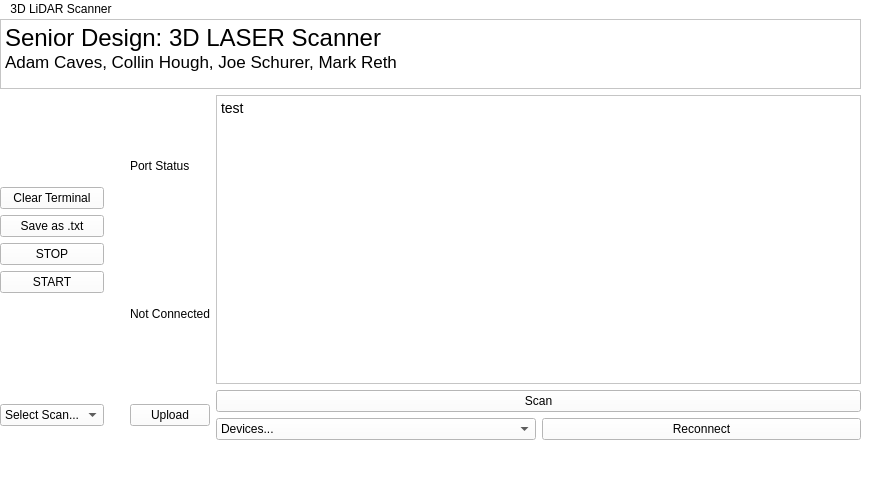
<?xml version="1.0" encoding="UTF-8"?>
<ui version="4.0">
 <class>MainWindow</class>
 <widget class="QMainWindow" name="MainWindow">
  <property name="geometry">
   <rect>
    <x>0</x>
    <y>0</y>
    <width>875</width>
    <height>477</height>
   </rect>
  </property>
  <property name="sizePolicy">
   <sizepolicy hsizetype="Preferred" vsizetype="Minimum">
    <horstretch>0</horstretch>
    <verstretch>0</verstretch>
   </sizepolicy>
  </property>
  <property name="windowTitle">
   <string>MainWindow</string>
  </property>
  <property name="styleSheet">
   <string notr="true">background-color:rgb(255, 255, 255)</string>
  </property>
  <widget class="QWidget" name="centralwidget">
   <widget class="QWidget" name="verticalLayoutWidget_3">
    <property name="geometry">
     <rect>
      <x>0</x>
      <y>0</y>
      <width>861</width>
      <height>421</height>
     </rect>
    </property>
    <layout class="QVBoxLayout" name="verticalLayout_4">
     <item>
      <widget class="QTextEdit" name="textEdit_2">
       <property name="sizePolicy">
        <sizepolicy hsizetype="Expanding" vsizetype="Fixed">
         <horstretch>0</horstretch>
         <verstretch>0</verstretch>
        </sizepolicy>
       </property>
       <property name="verticalScrollBarPolicy">
        <enum>Qt::ScrollBarAlwaysOff</enum>
       </property>
       <property name="horizontalScrollBarPolicy">
        <enum>Qt::ScrollBarAlwaysOff</enum>
       </property>
       <property name="sizeAdjustPolicy">
        <enum>QAbstractScrollArea::AdjustToContents</enum>
       </property>
       <property name="readOnly">
        <bool>true</bool>
       </property>
       <property name="html">
        <string>&lt;!DOCTYPE HTML PUBLIC &quot;-//W3C//DTD HTML 4.0//EN&quot; &quot;http://www.w3.org/TR/REC-html40/strict.dtd&quot;&gt;
&lt;html&gt;&lt;head&gt;&lt;meta name=&quot;qrichtext&quot; content=&quot;1&quot; /&gt;&lt;meta charset=&quot;utf-8&quot; /&gt;&lt;style type=&quot;text/css&quot;&gt;
p, li { white-space: pre-wrap; }
hr { height: 1px; border-width: 0; }
&lt;/style&gt;&lt;/head&gt;&lt;body style=&quot; font-family:'Ubuntu'; font-size:11pt; font-weight:400; font-style:normal;&quot;&gt;
&lt;p style=&quot; margin-top:0px; margin-bottom:0px; margin-left:0px; margin-right:0px; -qt-block-indent:0; text-indent:0px;&quot;&gt;&lt;span style=&quot; font-family:'.AppleSystemUIFont'; font-size:18pt;&quot;&gt;Senior Design: 3D LASER Scanner&lt;/span&gt;&lt;/p&gt;
&lt;p style=&quot; margin-top:0px; margin-bottom:0px; margin-left:0px; margin-right:0px; -qt-block-indent:0; text-indent:0px;&quot;&gt;&lt;span style=&quot; font-family:'.AppleSystemUIFont'; font-size:13pt;&quot;&gt;Adam Caves, Collin Hough, Joe Schurer, Mark Reth&lt;/span&gt;&lt;/p&gt;&lt;/body&gt;&lt;/html&gt;</string>
       </property>
      </widget>
     </item>
     <item>
      <layout class="QGridLayout" name="gridLayout">
       <item row="2" column="3">
        <widget class="QPushButton" name="upload_button">
         <property name="text">
          <string>Upload</string>
         </property>
        </widget>
       </item>
       <item row="0" column="3">
        <layout class="QHBoxLayout" name="horizontalLayout_2">
         <item>
          <layout class="QVBoxLayout" name="verticalLayout_3">
           <item>
            <widget class="QLabel" name="port_status">
             <property name="text">
              <string>Port Status</string>
             </property>
            </widget>
           </item>
           <item>
            <widget class="QLabel" name="port_label">
             <property name="text">
              <string>Not Connected</string>
             </property>
            </widget>
           </item>
          </layout>
         </item>
        </layout>
       </item>
       <item row="2" column="4">
        <layout class="QVBoxLayout" name="verticalLayout_2">
         <item>
          <widget class="QPushButton" name="scan_button">
           <property name="text">
            <string>Scan</string>
           </property>
          </widget>
         </item>
         <item>
          <layout class="QHBoxLayout" name="horizontalLayout">
           <item>
            <widget class="QComboBox" name="device_box">
             <item>
              <property name="text">
               <string>Devices...</string>
              </property>
             </item>
            </widget>
           </item>
           <item>
            <widget class="QPushButton" name="connect_button">
             <property name="text">
              <string>Reconnect</string>
             </property>
            </widget>
           </item>
          </layout>
         </item>
        </layout>
       </item>
       <item row="0" column="4">
        <widget class="QTextEdit" name="textEdit">
         <property name="html">
          <string>&lt;!DOCTYPE HTML PUBLIC &quot;-//W3C//DTD HTML 4.0//EN&quot; &quot;http://www.w3.org/TR/REC-html40/strict.dtd&quot;&gt;
&lt;html&gt;&lt;head&gt;&lt;meta name=&quot;qrichtext&quot; content=&quot;1&quot; /&gt;&lt;meta charset=&quot;utf-8&quot; /&gt;&lt;style type=&quot;text/css&quot;&gt;
p, li { white-space: pre-wrap; }
hr { height: 1px; border-width: 0; }
&lt;/style&gt;&lt;/head&gt;&lt;body style=&quot; font-family:'Ubuntu'; font-size:11pt; font-weight:400; font-style:normal;&quot;&gt;
&lt;p style=&quot; margin-top:0px; margin-bottom:0px; margin-left:0px; margin-right:0px; -qt-block-indent:0; text-indent:0px;&quot;&gt;&lt;span style=&quot; font-family:'Segoe UI'; font-size:10.5pt;&quot;&gt;test&lt;/span&gt;&lt;/p&gt;&lt;/body&gt;&lt;/html&gt;</string>
         </property>
         <property name="textInteractionFlags">
          <set>Qt::TextSelectableByKeyboard|Qt::TextSelectableByMouse</set>
         </property>
        </widget>
       </item>
       <item row="0" column="1">
        <layout class="QVBoxLayout" name="verticalLayout">
         <item>
          <spacer name="verticalSpacer_2">
           <property name="orientation">
            <enum>Qt::Vertical</enum>
           </property>
           <property name="sizeHint" stdset="0">
            <size>
             <width>20</width>
             <height>40</height>
            </size>
           </property>
          </spacer>
         </item>
         <item>
          <widget class="QPushButton" name="clear_button">
           <property name="text">
            <string>Clear Terminal</string>
           </property>
          </widget>
         </item>
         <item>
          <widget class="QPushButton" name="save_button">
           <property name="text">
            <string>Save as .txt</string>
           </property>
          </widget>
         </item>
         <item>
          <widget class="QPushButton" name="stop_button">
           <property name="text">
            <string>STOP</string>
           </property>
          </widget>
         </item>
         <item>
          <widget class="QPushButton" name="start_button">
           <property name="text">
            <string>START</string>
           </property>
          </widget>
         </item>
         <item>
          <spacer name="verticalSpacer">
           <property name="orientation">
            <enum>Qt::Vertical</enum>
           </property>
           <property name="sizeHint" stdset="0">
            <size>
             <width>20</width>
             <height>40</height>
            </size>
           </property>
          </spacer>
         </item>
        </layout>
       </item>
       <item row="2" column="1">
        <widget class="QComboBox" name="prog_select">
         <property name="currentText">
          <string>Select Scan...</string>
         </property>
         <item>
          <property name="text">
           <string>Select Scan...</string>
          </property>
         </item>
         <item>
          <property name="text">
           <string>Low Res</string>
          </property>
         </item>
         <item>
          <property name="text">
           <string>High Res</string>
          </property>
         </item>
         <item>
          <property name="text">
           <string>Upload Scan</string>
          </property>
         </item>
        </widget>
       </item>
       <item row="0" column="2">
        <spacer name="verticalSpacer_3">
         <property name="orientation">
          <enum>Qt::Vertical</enum>
         </property>
         <property name="sizeHint" stdset="0">
          <size>
           <width>20</width>
           <height>40</height>
          </size>
         </property>
        </spacer>
       </item>
      </layout>
     </item>
    </layout>
   </widget>
  </widget>
  <widget class="QMenuBar" name="menubar">
   <property name="geometry">
    <rect>
     <x>0</x>
     <y>0</y>
     <width>875</width>
     <height>26</height>
    </rect>
   </property>
   <widget class="QMenu" name="menu3D_LiDAR_Scanner">
    <property name="title">
     <string>3D LiDAR Scanner</string>
    </property>
   </widget>
   <addaction name="menu3D_LiDAR_Scanner"/>
  </widget>
  <widget class="QStatusBar" name="statusbar"/>
 </widget>
 <resources/>
 <connections/>
</ui>
